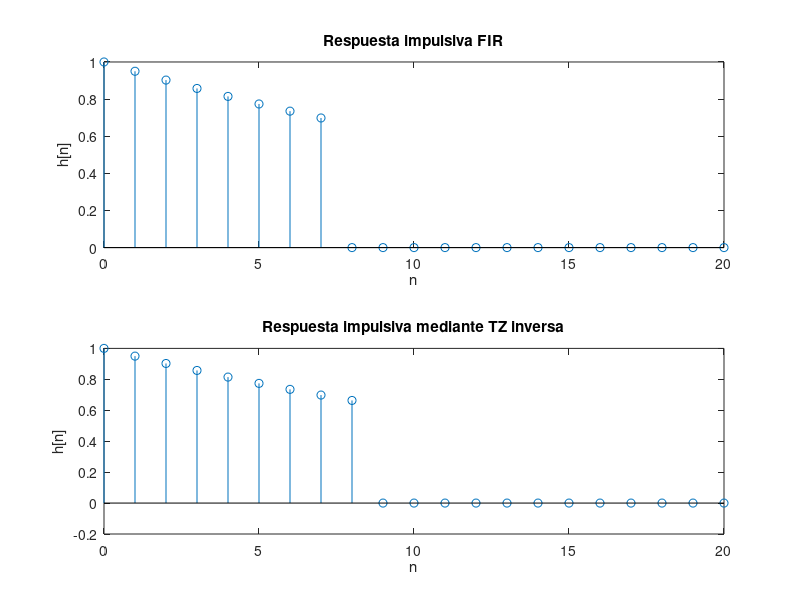
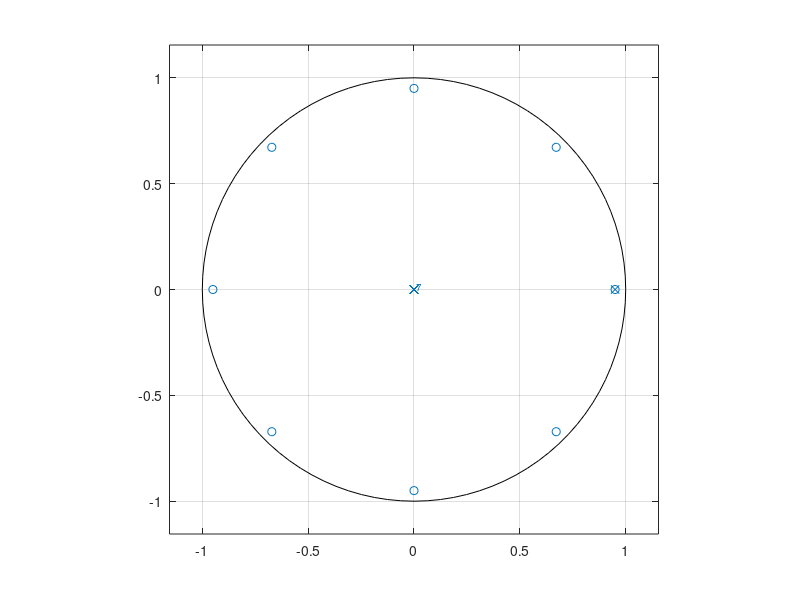

The MATLAB script that drew these images, in order: (Note: this script raises an error after producing the figures.)
% Ejercicio  2

clear all;
close all;
clc;

% La respuesta impulsiva FIR se define por:
naux=0:7;
hfir=[0.95.^(naux), zeros(1, 13)];

% Y la obtenida por transformada inversa:
n=0:20;
h1=0.95.^n .* (n>=0);
h2=0.95^8 .* 0.95 .^ (n - 8) .* (n>8);
h = h1 - h2;

figure
subplot(2, 1, 1); 
stem(n, hfir); title('Respuesta impulsiva FIR');
xlabel('n'); ylabel('h[n]')
subplot(2, 1, 2); 
stem(n, h); title('Respuesta impulsiva mediante TZ inversa');
xlabel('n'); ylabel('h[n]')

% Ahora la representación del filtro (en frecuencia)
% en el plano Z y en módulo y fase

b = [1, zeros(1,7), -0.95^8]; % numerador 
a = [1 -0.95]; % denominador

% plano Z:
figure;
zplane(b,a);

% TZ:
[H, w] = freqz(b, a); 

% Lo representamos usando nuestra función:
modulo_fase(H, w);

% Y el retardo de grupo:

[gd, w]=grpdelay(b,a,1024);

figure;
plot(w/pi, gd);
xlabel('Normalized frequency (\times \pi rad/sample)');
ylabel('Group delay (samples)');
grid on;

% También podría ser como respuesta al impulso de la ecuación en
% diferencias

x=[1, zeros(1, 20)];
h_diff=filter(b, a, x);

figure;
stem(h_diff); title('Respuesta impulsiva por ecuación en diferencias')
xlabel('n'); ylabel('h[n]')

% respuesta del filtro a los tonos:

n=0:5000;

x1 = 1 * cos(pi/20 * n + 0);
x2 = 0.5 * cos(pi/5 * n + pi/3);
x3 = 0.3 * cos(pi/2 * n + pi/5);

x=x1+x2+x3;
y=filter(b,a,x);

figure;
subplot(2, 1, 1);
plot(n(1:200), x(1:200));
xlabel('n'); ylabel('x[n]');
title('señal de entrada');
subplot(2, 1, 2);
plot(n(1:200), y(1:200));
xlabel('n'); ylabel('y[n]');
title('señal de salida')

% y metemos en una figura sus espectros:

[pxx,wx]=pwelch(x);
[pyy,wy]=pwelch(y);

figure;
subplot(2, 1, 1);
pwelch(x);
xlabel('Normalized frequency (\times \pi rad/sample)');
ylabel('Potencia/frecuencia (dB/(rad/sample))');
subplot(2, 1, 2);
pwelch(y);
xlabel('Normalized frequency (\times \pi rad/sample)');
ylabel('Potencia/frecuencia (dB/(rad/sample))');
